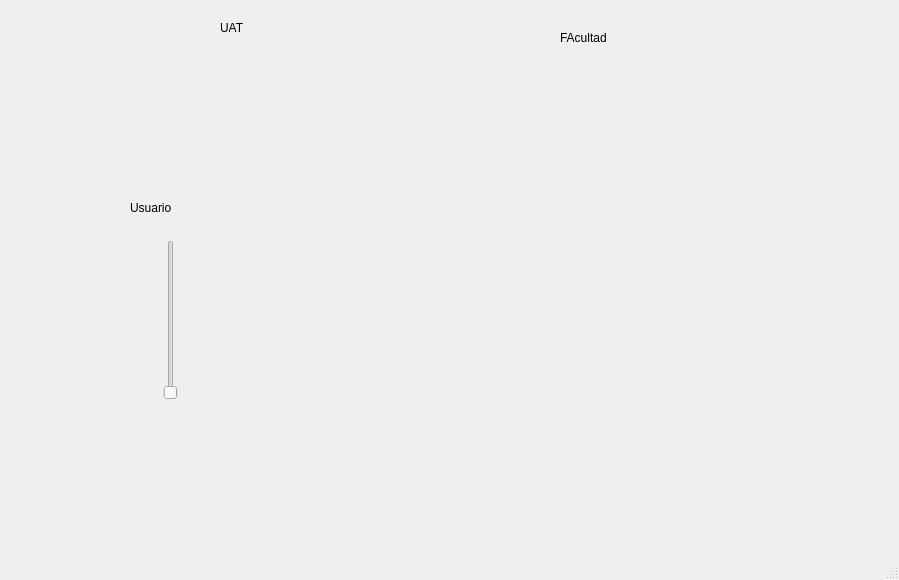
<?xml version="1.0" encoding="UTF-8"?>
<ui version="4.0">
 <class>MainWindow</class>
 <widget class="QMainWindow" name="MainWindow">
  <property name="geometry">
   <rect>
    <x>0</x>
    <y>0</y>
    <width>899</width>
    <height>580</height>
   </rect>
  </property>
  <property name="windowTitle">
   <string>MainWindow</string>
  </property>
  <widget class="QWidget" name="centralwidget">
   <widget class="QLabel" name="label">
    <property name="geometry">
     <rect>
      <x>30</x>
      <y>20</y>
      <width>171</width>
      <height>101</height>
     </rect>
    </property>
    <property name="text">
     <string/>
    </property>
    <property name="pixmap">
     <pixmap resource="../recursos.qrc">:/logo/Imagenes/imagenCables.png</pixmap>
    </property>
    <property name="scaledContents">
     <bool>true</bool>
    </property>
   </widget>
   <widget class="QLabel" name="label_2">
    <property name="geometry">
     <rect>
      <x>674</x>
      <y>30</y>
      <width>171</width>
      <height>91</height>
     </rect>
    </property>
    <property name="text">
     <string/>
    </property>
    <property name="pixmap">
     <pixmap resource="../recursos.qrc">:/logo/Imagenes/imagenCables.png</pixmap>
    </property>
    <property name="scaledContents">
     <bool>true</bool>
    </property>
   </widget>
   <widget class="QLabel" name="label_4">
    <property name="geometry">
     <rect>
      <x>760</x>
      <y>430</y>
      <width>111</width>
      <height>91</height>
     </rect>
    </property>
    <property name="text">
     <string/>
    </property>
    <property name="pixmap">
     <pixmap resource="../recursos.qrc">:/logo/Imagenes/imagenCables.png</pixmap>
    </property>
    <property name="scaledContents">
     <bool>true</bool>
    </property>
   </widget>
   <widget class="QLabel" name="label_5">
    <property name="geometry">
     <rect>
      <x>560</x>
      <y>30</y>
      <width>55</width>
      <height>16</height>
     </rect>
    </property>
    <property name="text">
     <string>FAcultad</string>
    </property>
   </widget>
   <widget class="QLabel" name="label_6">
    <property name="geometry">
     <rect>
      <x>220</x>
      <y>20</y>
      <width>55</width>
      <height>16</height>
     </rect>
    </property>
    <property name="text">
     <string>UAT</string>
    </property>
   </widget>
   <widget class="QLabel" name="img_persona_4">
    <property name="geometry">
     <rect>
      <x>460</x>
      <y>210</y>
      <width>171</width>
      <height>141</height>
     </rect>
    </property>
    <property name="text">
     <string/>
    </property>
    <property name="pixmap">
     <pixmap resource="../recursos.qrc">:/logo/Imagenes/imagenCables.png</pixmap>
    </property>
    <property name="scaledContents">
     <bool>true</bool>
    </property>
   </widget>
   <widget class="QLabel" name="label_3">
    <property name="geometry">
     <rect>
      <x>130</x>
      <y>200</y>
      <width>55</width>
      <height>16</height>
     </rect>
    </property>
    <property name="text">
     <string>Usuario</string>
    </property>
   </widget>
   <widget class="QSlider" name="verticalSlider">
    <property name="geometry">
     <rect>
      <x>160</x>
      <y>240</y>
      <width>22</width>
      <height>160</height>
     </rect>
    </property>
    <property name="orientation">
     <enum>Qt::Vertical</enum>
    </property>
   </widget>
  </widget>
  <widget class="QMenuBar" name="menubar">
   <property name="geometry">
    <rect>
     <x>0</x>
     <y>0</y>
     <width>899</width>
     <height>26</height>
    </rect>
   </property>
  </widget>
  <widget class="QStatusBar" name="statusbar"/>
 </widget>
 <resources>
  <include location="../recursos.qrc"/>
 </resources>
 <connections/>
</ui>
